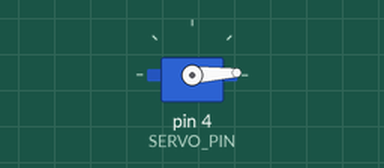
Bench run of a sketch on a simulated Arduino Uno, built with avr-gcc and run on an emulated ATmega328P. Parts: servo.

Above: at 0.05 s.
At 1.3 s:
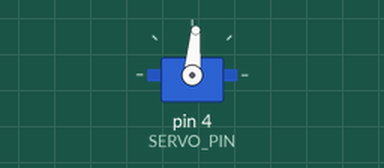
At 2.6 s:
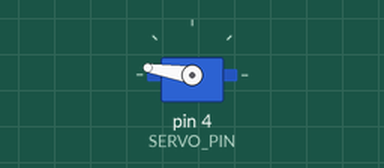
At 5.2 s:
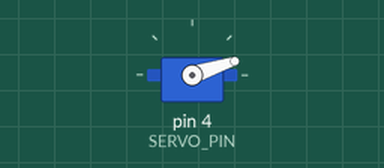
Timing chart, 0 to 7.1 s (numbered marks = the images above):
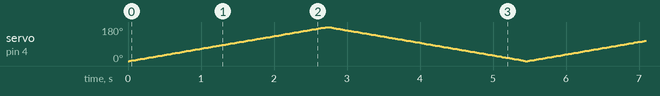

The sketch:

Servo_motor.ino
```cpp
#include <Servo.h>

Servo myServo;

#define SERVO_PIN 4   // GPIO2

void setup() {
  myServo.attach(SERVO_PIN);
}

void loop() {
  // 0 to 180 degrees
  for (int pos = 0; pos <= 180; pos++) {
    myServo.write(pos);
    delay(15);
  }

  // 180 to 0 degrees
  for (int pos = 180; pos >= 0; pos--) {
    myServo.write(pos);
    delay(15);
  }
}
```
